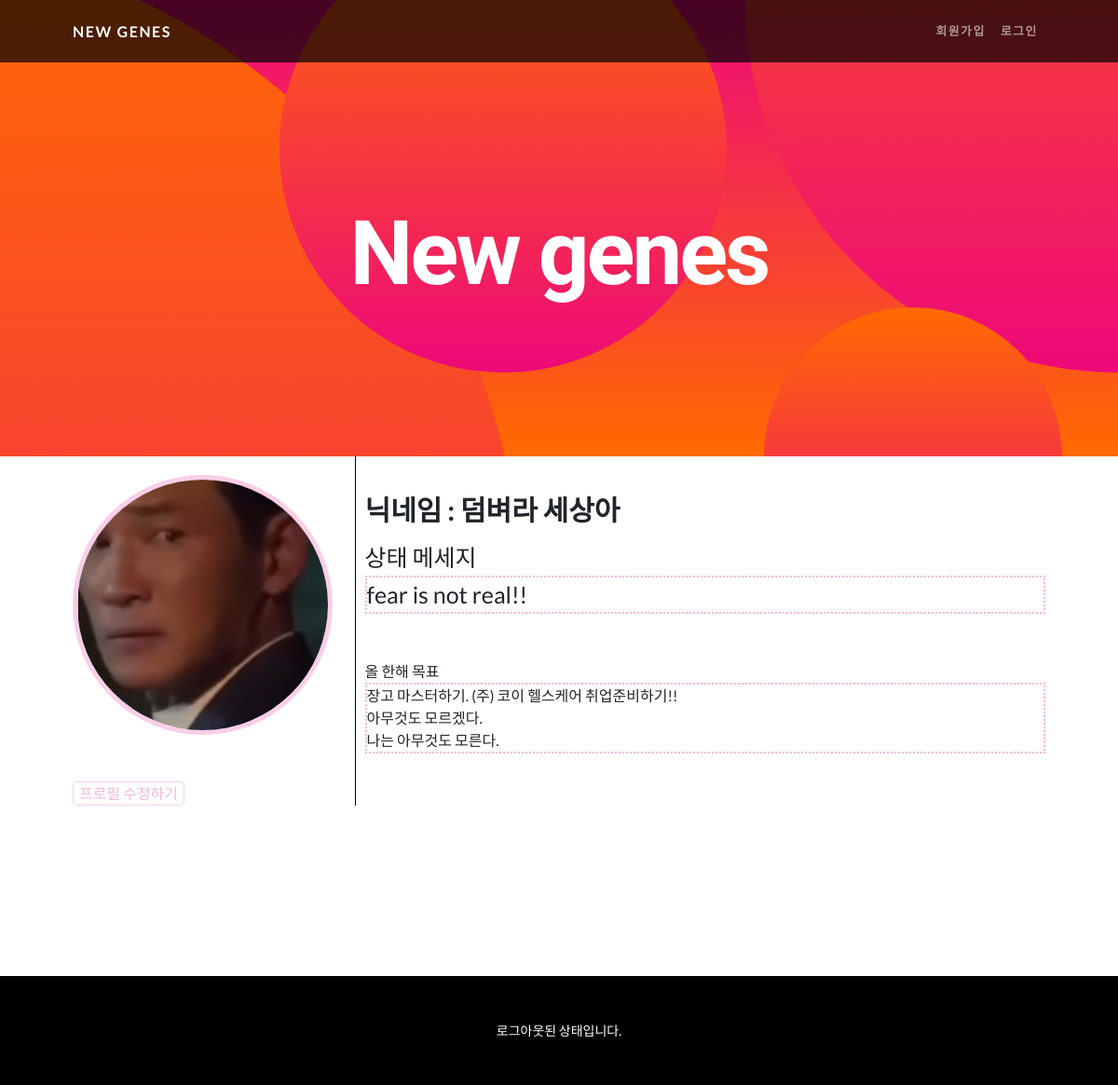
Page /profile/1/ on the committed database.
### Gene/models.py (models this page shows, shortened)
class User(AbstractUser):
    nickname = models.CharField(max_length=20, unique=True, null=True,
                                validators=[validate_no_special_characters])
    intro = models.TextField(null=True)
    profile_picture = models.ImageField(upload_to="profile_pics", default="default_profile_pic.jpg")
    goals = models.TextField(null=True)
    rating_FTO = [
        (1, 'TT'),
        (2, 'TA'),
        (3, 'AA')
    ]
    FTO_gene = models.IntegerField(choices=rating_FTO, default=None, null=True)
    rating_MC4R = [
        (1, 'TT'),
        (2, 'TC'),
        (3, 'CC')
    ]
    MC4R_gene = models.IntegerField(choices=rating_MC4R, default=None, null=True)
    rating_BDNF = [
        (1, 'AA'),
        (2, 'AG'),
        (3, 'GG')
    ]
    BDNF_gene = models.IntegerField(choices=rating_BDNF, default=None, null=True)
    rating_OCA2=[
        (1, 'TT'),
        (2, 'TC'),
        (3, 'CC')
    ]
    OCA2_gene = models.IntegerField(choices=rating_OCA2, null=True, default=None)
    rating_MC1R = [
        (1, 'GG'),
        (2, 'GA'),
        (3, 'AA')
    ]
    MC1R_gene = models.IntegerField(choices=rating_MC1R, null=True, default=None)
    rating_chr20p11_1 = [
        (1, 'GG'),
        (2, 'GA'),
        (3, 'AA')
    ]
    chr20p11_1 = models.IntegerField(choices=rating_chr20p11_1, null=True, default=None)
    rating_chr20p11_2 = [
        (1, 'CC'),
        (2, 'CT'),
        (3, 'TT')
    ]
    chr20p11_2 = models.IntegerField(choices=rating_chr20p11_2, null=True, default=None)
    rating_IL2RA = [
        (1, 'TT'),
        (2, 'TC'),
        (3, 'CC')
    ]
    IL2RA = models.IntegerField(choices=rating_IL2RA, null=True, default=None)
    rating_HLA_DQB1 = [
        (1, 'AA'),
        (2, 'AG'),
        (3, 'GG')
    ]
    HLA_DQB1 = models.IntegerField(choices=rating_HLA_DQB1, null=True, default=None)
    rating_EDAR = [
        (1, 'GG'),
        (2, 'GA'),
        (3, 'AA')
    ]
    EDAR = models.IntegerField(choices=rating_EDAR, null=True, default=None)
    rating_AGER_1 = [
        (1, 'CC'),
        (2, 'CT'),
        (3, 'TT')
    ]
    AGER_1 = models.IntegerField(choices=rating_AGER_1, null=True, default=None)
    rating_AGER_2 = [
        (1, 'GG'),
        (2, 'GA'),
        (3, 'AA')
    ]
    AGER_2 = models.IntegerField(choices=rating_AGER_2, null=True, default=None)
    rating_GCKR = [
        (1, 'CC'),
        (2, 'CT'),
        (3, 'TT')
    ]
    GCKR = models.IntegerField(choices=rating_GCKR, null=True, default=None)
    rating_ANGPTL3 = [
        (1, 'GG'),
        (2, 'GT'),
        (3, 'TT')
    ]
    ANGPTL3 = models.IntegerField(choices=rating_ANGPTL3, null=True, default=None)
    rating_TRIB1 = [
        (1, 'TT'),
        (2, 'TA'),
        (3, 'AA')
    ]
    TRIB1 = models.IntegerField(choices=rating_TRIB1, null=True, default=None)
    rating_HMGCR = [
        (1, 'AA'),
        (2, 'AT'),
        (3, 'TT')
    ]
    HMGCR = models.IntegerField(choices=rating_HMGCR, null=True, default=None)
    rating_ABO = [
        (1, 'CC'),
        (2, 'CA'),
        (3, 'AA')
    ]
    ABO = models.IntegerField(choices=rating_ABO, null=True, default=None)
    rating_LIPG = [
        (1, 'TT'),
        (2, 'TG'),
        (3, 'GG')
    ]
    LIPG = models.IntegerField(choices=rating_LIPG, null=True, default=None)
    rating_DGKB_TMEM195 = [
        (1, 'GG'),
        (2, 'GT'),
        (3, 'TT')
    ]
    DGKB_TMEM195 = models.IntegerField(choices=rating_DGKB_TMEM195, null=True, default=None)
    rating_CDKN2A_2B = [
        (1, 'CC'),
        (2, 'CT'),
        (3, 'TT')
    ]
    CDKN2A_2B = models.IntegerField(choices=rating_CDKN2A_2B, null=True, default=None)
    rating_GCK = [
        (1, 'GG'),
        (2, 'GA'),
        (3, 'AA')
    ]
    GCK = models.IntegerField(choices=rating_GCK, null=True, default=None)
    rating_GLIS3 = [
        (1, 'GG'),
        (2, 'GA'),
        (3, 'AA')
    ]
    GLIS3 = models.IntegerField(choices=rating_GLIS3, null=True, default=None)
    rating_GUCY1A3 = [
        (1, 'AA'),
        (2, 'AC'),
        (3, 'CC')
    ]
    GUCY1A3 = models.IntegerField(choices=rating_GUCY1A3, null=True, default=None)
    rating_ABCA1 = [
        (1, 'CC'),
        (2, 'CT'),
        (3, 'TT')
    ]
    ABCA1 = models.IntegerField(choices=rating_ABCA1, null=True, default=None)
    rating_FGF5 = [
        (1, 'AA'),
        (2, 'AT'),
        (3, 'TT')
    ]
    FGF5 = models.IntegerField(choices=rating_FGF5, null=True, default=None)
    rating_ATP2B1 = [
        (1, 'AA'),
        (2, 'AG'),
        (3, 'GG')
    ]
    ATP2B1 = models.IntegerField(choices=rating_ATP2B1, null=True, default=None)
    rating_NPR3 = [
        (1, 'AA'),
        (2, 'AG'),
        (3, 'GG')
    ]
    NPR3 = models.IntegerField(choices=rating_NPR3, null=True, default=None)
    rating_CYP17A1 = [
        (1, 'GG'),
        (2, 'GA'),
        (3, 'AA')
    ]
    CYP17A1 = models.IntegerField(choices=rating_CYP17A1, null=True, default=None)
    rating_SLC23A1_1 = [
        (1, 'CC'),
        (2, 'CT'),
        (3, 'TT')
    ]
    SLC23A1_1 = models.IntegerField(choices=rating_SLC23A1_1, null=True, default=None)
    rating_SLC23A1_2 = [
        (1, 'AA'),
        (2, 'AG'),
        (3, 'GG')
    ]
    SLC23A1_2 = models.IntegerField(choices=rating_SLC23A1_2, null=True, default=None)
    rating_CYP1A1_CYP1A2 = [
        (1, 'AA'),
        (2, 'AC'),
        (3, 'CC')
    ]
    CYP1A1_CYP1A2 = models.IntegerField(choices=rating_CYP1A1_CYP1A2, null=True, default=None)
    rating_AHR = [
        (1, 'CC'),
        (2, 'CT'),
        (3, 'TT')
    ]
    AHR = models.IntegerField(choices=rating_AHR, null=True, default=None)

### Gene/views.py (the view)
# urls.py: path('profile/<int:user_id>/', views.ProfileReadView.as_view(), name='profile'),
class ProfileReadView(LoginRequiredMixin, DetailView):
    model = User
    template_name = 'Profile/profile_detail.html'
    pk_url_kwarg = "user_id"
    context_object_name = "profile_user"

### Gene/templates/Profile/profile_detail.html
{% extends 'gene_base/base.html' %}
{% load static %}
{% block content %}
<div class="profile_photo">
    <div class="profile_picture">
        <img src={{profile_user.profile_picture.url}} class="profile_image">
    </div>
    <div class="profile_update">
        <a class="button" href={% url 'profile-update' %}>프로필 수정하기</a>
    </div>
</div>
<div class="profile_section">
    <div class="profile_nickname">
        <b>닉네임 : {{profile_user.nickname}}</b>
    </div>
    <div class="profile_intro">
        상태 메세지
        <div id="textBox">
            {{profile_user.intro}}
        </div>
    </div>
    <div class="profile_goals">
            올 한해 목표
            <div id="textBox">
                {{profile_user.goals|linebreaksbr}}
            </div>
    </div>
</div>
{% endblock content %}

### Gene/static/Gene/styles/make.css (style rules this page uses)
.profile_photo { float: left; width: 30%; height: 100%; padding-top: 20px; border-right: solid 1px black; }
.profile_picture { width: 100%; aspect-ratio: 1/1; border: 5px solid #f9cee7; border-radius: 100%; overflow: hidden; margin-bottom: 50px; }
.profile_image { width: 100%; height: 100%; object-fit: cover; }
.profile_update { text-align: center; width: 100%; }
.profile_update>a { margin: 0 auto; }
.profile_section { float: right; width: 70%; height: 100%; padding-top: 20px; padding-left: 10px; }
.profile_nickname { font-size: 30px; margin: 10px 0; }
.profile_intro { font-size: 25px; margin-bottom: 50px; }
#textBox { border: dotted 2px #f4b8da; }
.profile_goals { margin-bottom: 50px; }
.button { display: block; float: left; width: 120px; font-size: medium; margin: 15px 20px; padding: 0 0; text-align: center; border-radius: 5px; transition: all 0.2s ; background-color: #FFF; color: #f4b8da; border: 1px solid #f9cee7; text-decoration: none; }

### rows in the picture
User: profile_picture (picture), nickname "덤벼라 세상아", intro "fear is not real!!", goals "장고 마스터하기. (주) 코이 헬스케어 취업준비하기!! 아무것도 모르겠다. 나는 아무것도 모른다."
